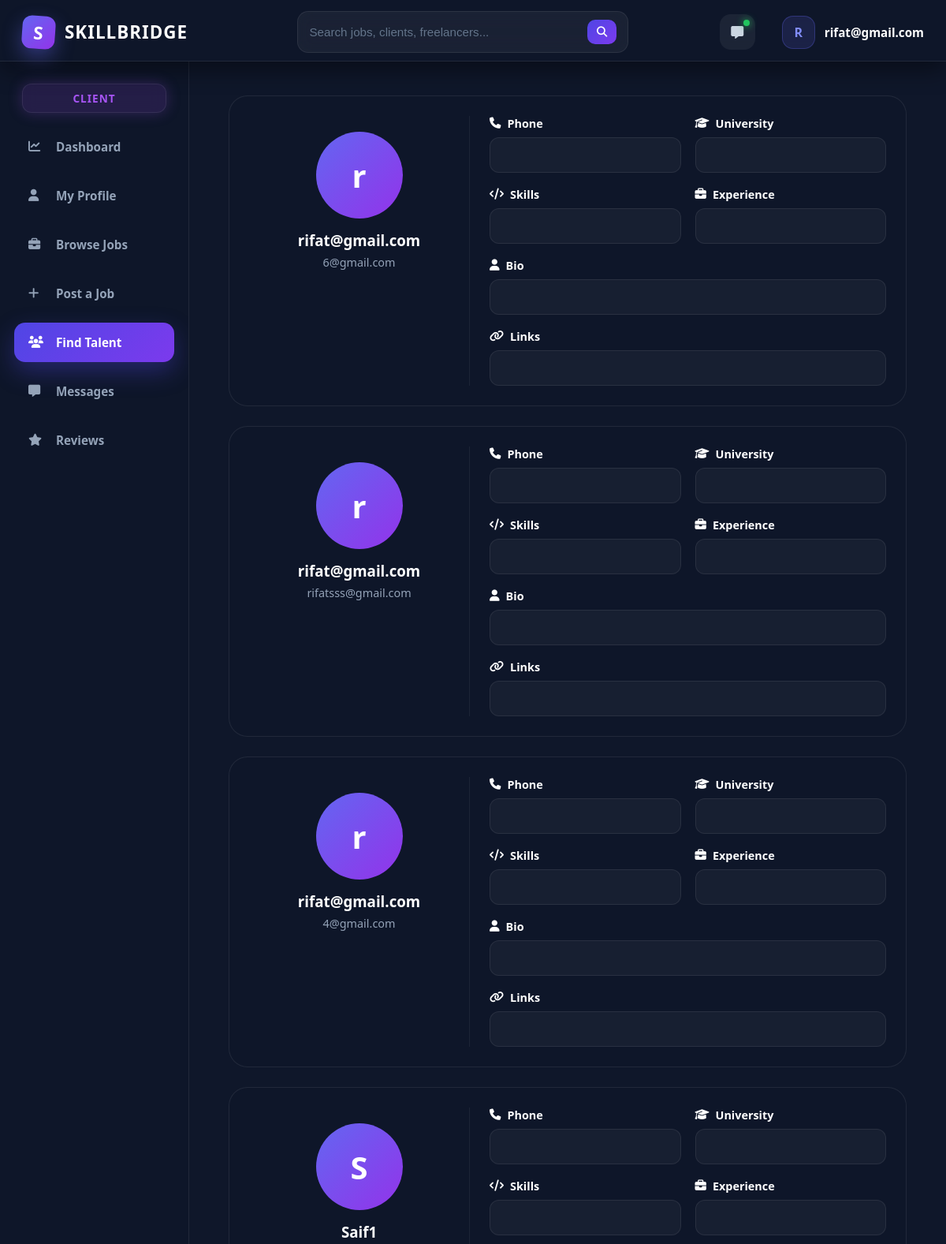
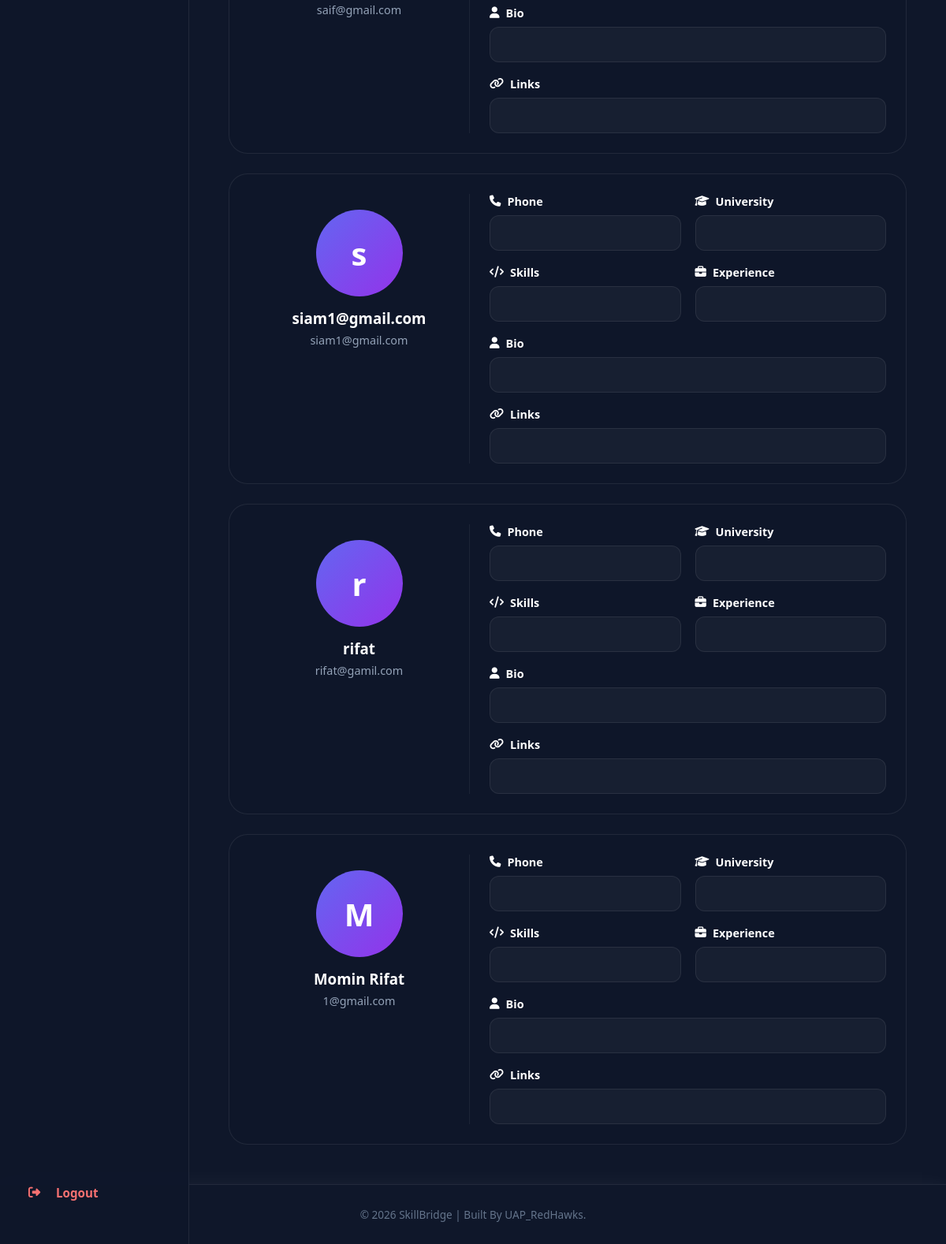
Screenshot of /users/find-talents/ (signed in) with the database file from the repository (2 pictures, top to bottom).
### users/models.py (models this page shows, shortened)
class FreelancerProfile(models.Model):
    user = models.ForeignKey(User, on_delete=models.CASCADE)
    name = models.CharField(max_length=200)
    email = models.EmailField(unique=True)
    phone = models.CharField(max_length=20)
    address = models.TextField()
    universityname = models.CharField(max_length=200, blank=True)
    degree = models.CharField(max_length=200, blank=True)
    skills = models.TextField()
    experience = models.TextField(blank=True)
    bio = models.TextField(blank=True)
    portfolio_link = models.URLField(blank=True)
    githublink = models.URLField(blank=True)
    linkedinlink = models.URLField(blank=True)
    profileimage = models.ImageField(upload_to='profiles/', blank=True, null=True)
    resume = models.FileField(upload_to='resumes/', blank=True, null=True)
    nidnumber = models.CharField(max_length=50)
    createdat = models.DateTimeField(auto_now_add=True)

### users/views.py (the view)
# urls.py: path('find-talents/',views.find_talents,name='findtalents'),
@login_required
def find_talents(request):
    freelancers = FreelancerProfile.objects.all().order_by('-createdat')
    context = {
        'freelancers': freelancers,
        'role': 'client'
    }
    return render(request, 'users/find_talents.html', context)

### templates/users/find_talents.html (shortened to what this page needs)
{% extends 'core/base.html' %}
{% load static %}
{% block extra_css %}
<link rel="stylesheet" href="{% static 'css/user/find_talents.css' %}">
<link rel="stylesheet" href="https://cdnjs.cloudflare.com/ajax/libs/font-awesome/6.5.1/css/all.min.css">
{% endblock %}
{% block content %}
<div class="find-page">
    <div class="talent-list">
        {% for freelancer in freelancers %}
        <div class="talent-card">
            <div class="talent-left">
                <div class="talent-img">
                    {% if freelancer.profileimage %}
                        <img src="{{ freelancer.profileimage.url }}">
                    {% else %}
                        <div class="default-img">
                            {{ freelancer.name|first }}
                        </div>
                    {% endif %}
                </div>
                <h3>{{ freelancer.name }}</h3>
                <p>{{ freelancer.email }}</p>
            </div>
            <div class="talent-right">
                <div class="info-box">
                    <label><i class="fa-solid fa-phone"></i> Phone</label>
                    <div class="box">{{ freelancer.phone }}</div>
                </div>
                <div class="info-box">
                    <label><i class="fa-solid fa-graduation-cap"></i> University</label>
                    <div class="box">{{ freelancer.universityname }}</div>
                </div>
                <div class="info-box">
                    <label><i class="fa-solid fa-code"></i> Skills</label>
                    <div class="box">{{ freelancer.skills }}</div>
                </div>
                <div class="info-box">
                    <label><i class="fa-solid fa-briefcase"></i> Experience</label>
                    <div class="box">{{ freelancer.experience }}</div>
                </div>
                <div class="info-box full">
                    <label><i class="fa-solid fa-user"></i> Bio</label>
                    <div class="box">{{ freelancer.bio }}</div>
                </div>
                <div class="info-box full">
                    <label><i class="fa-solid fa-link"></i> Links</label>
                    <div class="box">
                    </div>
                </div>
            </div>
        </div>
        {% endfor %}
    </div>
</div>
{% endblock %}

### templates/core/base.html (shortened to what this page needs)
{% load static %}
<!DOCTYPE html>
<html lang="en">
  <head>
    <link rel="stylesheet" href="https://cdnjs.cloudflare.com/ajax/libs/font-awesome/6.0.0/css/all.min.css" />
    <link rel="stylesheet" href="{% static 'css/core/base.css' %}" />
    {% block extra_css %}
    {% endblock %}
  </head>
  <body>
    <nav class="navbar">
      <div class="nav-container">
        <div class="nav-left">
          <a href="/" class="brand-logo"><div class="logo-box">S</div>SKILLBRIDGE</a>
          {% if user.is_authenticated %}
            <div class="nav-search">
              <form method="GET" action="{% url 'search' %}" class="search-form">
                <input type="text" name="q" placeholder="Search jobs, clients, freelancers..." />
                <button type="submit"><i class="fas fa-search"></i></button>
              </form>
            </div>
          {% endif %}
        </div>
        <div class="nav-right">
          {% if user.is_authenticated %}
            <a href="#" class="message-btn"><i class="fas fa-message"></i></a>
            <div class="user-info">
              <div class="user-avatar">{{ user.username.0|upper }}</div>
              <span class="user-name">{{ user.username }}</span>
            </div>
          {% else %}
            <div class="auth-desktop">
              <a href="{% url 'login' %}" class="btn-login">Login</a>
              <a href="{% url 'signup' %}" class="btn-signup">Sign Up</a>
            </div>
          {% endif %}
        </div>
      </div>
    </nav>
    {% if user.is_authenticated %}
      <div class="dashboard-layout">
        {% with current=request.path %}
          <aside class="sidebar">
            {% if request.session.role == 'freelancer' %}
              <div class="role-badge freelancer">Freelancer</div>
              <a href="{% url 'freelencerdashboard' %}" class="sidebar-item {% if request.resolver_match.url_name == 'freelencerdashboard' %}active{% endif %}"><i class="fas fa-chart-line"></i>Dashboard</a>
              <a href="{% url 'freelancerprofile' %}" class="sidebar-item {% if request.resolver_match.url_name == 'freelancerprofile' %}active{% endif %}"><i class="fas fa-user"></i>My Profile</a>
              <a href="{% url 'job_list' %}" class="sidebar-item {% if request.resolver_match.url_name == 'job_list' %}active{% endif %}"><i class="fas fa-briefcase"></i>Browse Jobs</a>
              <a href="{% url 'my_applications' %}" class="sidebar-item {% if request.resolver_match.url_name == 'my_applications' %}active{% endif %}"><i class="fas fa-file"></i>My Applications</a>
              <a href="{% url 'saved_jobs' %}" class="sidebar-item {% if request.resolver_match.url_name == 'saved_jobs' %}active{% endif %}"><i class="fas fa-bookmark"></i>Saved Jobs</a>
              <a href="#" class="sidebar-item"><i class="fas fa-message"></i>Messages</a>
              <a href="{% url 'frereview' %}" class="sidebar-item {% if request.resolver_match.url_name == 'frereview' %}active{% endif %}"><i class="fas fa-star"></i>Reviews</a>
            {% else %}
              <div class="role-badge client">Client</div>
              <a href="{% url 'clientdashboard' %}" class="sidebar-item {% if request.resolver_match.url_name == 'clientdashboard' %}active{% endif %}"><i class="fas fa-chart-line"></i>Dashboard</a>
              <a href="{% url 'clientprofile' %}" class="sidebar-item {% if request.resolver_match.url_name == 'clientprofile' %}active{% endif %}"><i class="fas fa-user"></i>My Profile</a>
              <a href="{% url 'job_list' %}" class="sidebar-item {% if request.resolver_match.url_name == 'job_list' %}active{% endif %}"><i class="fas fa-briefcase"></i>Browse Jobs</a>
              <a href="{% url 'post_job' %}" class="sidebar-item {% if request.resolver_match.url_name == 'post_job' %}active{% endif %}"><i class="fas fa-plus"></i>Post a Job</a>
              <a href="{% url 'findtalents' %}" class="sidebar-item {% if request.resolver_match.url_name == 'findtalents' %}active{% endif %}"><i class="fas fa-users"></i>Find Talent</a>
              <a href="#" class="sidebar-item"><i class="fas fa-message"></i>Messages</a>
              <a href="{% url 'frereview' %}" class="sidebar-item {% if request.resolver_match.url_name == 'frereview' %}active{% endif %}"><i class="fas fa-star"></i> Reviews</a>
            {% endif %}
            <a href="{% url 'logout' %}" class="sidebar-item logout-sidebar"><i class="fas fa-right-from-bracket"></i>Logout</a>
          </aside>
        {% endwith %}
        <main class="dashboard-content">
          {% block content %}
          {% endblock %}
        </main>
      </div>
    {% else %}
      <main class="main-wrapper">
        {% block guest_content %}
        {% endblock %}
      </main>
    {% endif %}
    <footer class="footer">
      <div class="footer-content">&copy; 2026 SkillBridge | Built By UAP_RedHawks.</div>
    </footer>
  </body>
</html>

### static/css/user/find_talents.css (style rules this page uses)
.find-page { width: 100%; padding: 20px; }
.talent-list { display: flex; flex-direction: column; gap: 25px; }
.talent-card { display: grid; grid-template-columns: 280px 1fr; gap: 25px; background: rgba(15, 23, 42, 0.96); border: 1px solid rgba(255,255,255,0.08); border-radius: 24px; padding: 25px; transition: 0.3s ease; }
.talent-left { text-align: center; padding: 20px; border-right: 1px solid rgba(255,255,255,0.06); }
.talent-img { width: 110px; height: 110px; margin: auto; margin-bottom: 15px; }
.talent-img img, .default-img { width: 100%; height: 100%; border-radius: 50%; object-fit: cover; }
.default-img { background: linear-gradient(135deg,#6366f1,#9333ea); display: flex; align-items: center; justify-content: center; font-size: 2.5rem; font-weight: 700; color: white; }
.talent-left h3 { color: white; margin-bottom: 6px; }
.talent-left p { color: #94a3b8; font-size: 0.9rem; }
.talent-right { display: grid; grid-template-columns: repeat(2, 1fr); gap: 18px; }
.info-box { display: flex; flex-direction: column; gap: 8px; }
.info-box label { color: white; font-weight: 600; font-size: 0.9rem; display: flex; align-items: center; gap: 8px; }
.box { background: rgba(255,255,255,0.04); border: 1px solid rgba(255,255,255,0.08); padding: 12px 14px; border-radius: 12px; color: #cbd5e1; min-height: 45px; display: flex; align-items: center; line-height: 1.5; }
.info-box.full { grid-column: span 2; }

### rows the page displays
FreelancerProfile: name|first "r", name "rifat@gmail.com", email "6@gmail.com"
FreelancerProfile: name|first "r", name "rifat@gmail.com", email "rifatsss@gmail.com"
FreelancerProfile: name|first "r", name "rifat@gmail.com", email "4@gmail.com"
FreelancerProfile: name|first "S", name "Saif1", email "saif@gmail.com"
FreelancerProfile: name|first "s", name "siam1@gmail.com", email "siam1@gmail.com"
FreelancerProfile: name|first "r", name "rifat", email "rifat@gamil.com"
FreelancerProfile: name|first "M", name "Momin Rifat", email "1@gmail.com"

### other values shown
{{ user.username.0|upper }} "R"
{{ user.username }} "rifat@gmail.com"
